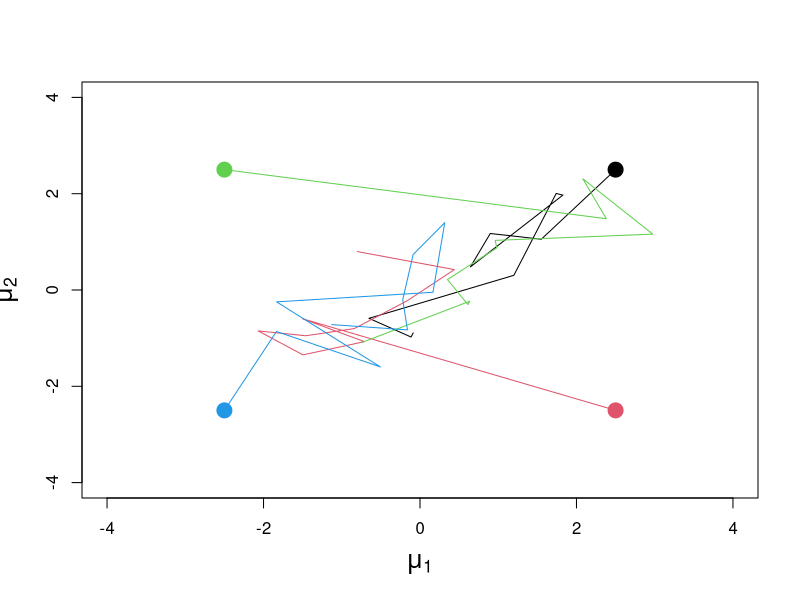
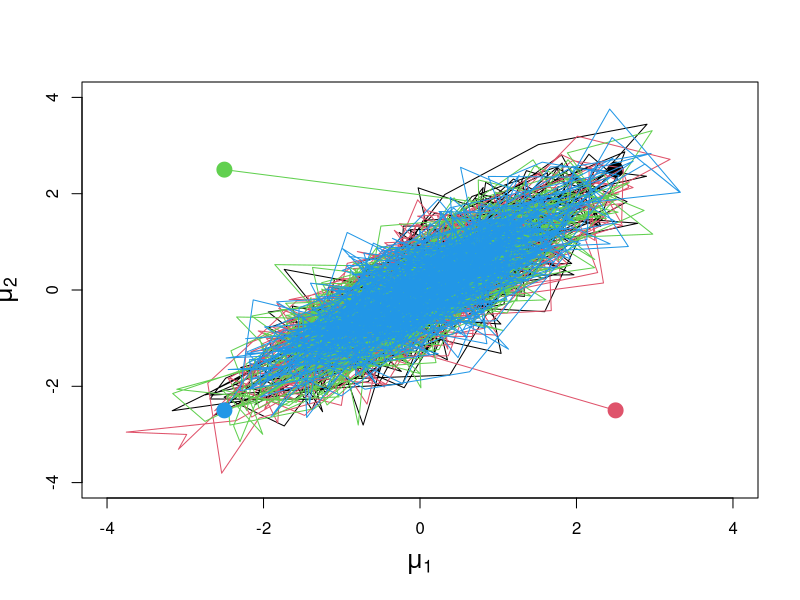
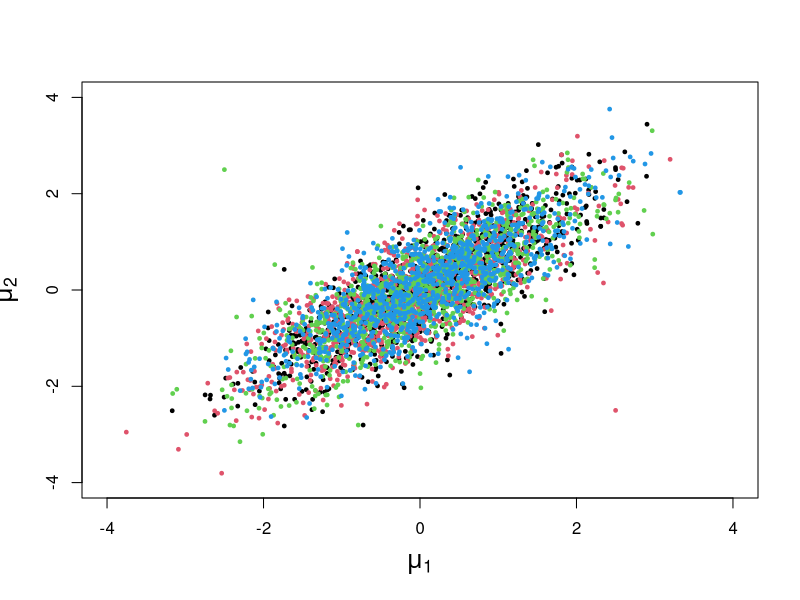

Recreate these plots in R, in order.
# simple Gibbs sampling example
# From Gelman, Carlin, Stern & Rubin. Bayesian Data Analysis, 2nd ed. pp. 288-289

# c(y1,y2) ~ bivariate normal(c(mu1,mu2),matrix(c(1,rho,rho,1),ncol=2)),
#            c(mu1,mu2) unknown, rho known
#            (improper) uniform prior on c(mu1,mu2)

y = c(0,0)
rho = 0.8
sigma2 = matrix(c(1,rho,rho,1),ncol=2)

rnorm.cond = function(n,i,mu,sigma2,y){
# random samples from distribution of ith element of a
# multivariate normal distribution (y[i]) conditioned on the
# values of all remaining elements (y[j], j != i)

	d = length(mu)
	det.sigma2 = det(sigma2)
	inv.sigma2 = solve(sigma2)

	cond.coef = diag(d) - solve(diag(diag(inv.sigma2)))%*%inv.sigma2
	mean.cond = mu[i] + sum(cond.coef[i,]*(y[-i]-mu[-i]))
	sd.cond = sqrt(1/inv.sigma2[i,i])
	rnorm(n,mean.cond,sd.cond)
}

gibbs1 = function(nsamp,y,sigma2,mu.init){
# Gibbs sampler for bivariate normal mean with known covariance matrix (sigma2),
# an improper uniform prior and given one data point (y)
	mu = matrix(double(2*nsamp),ncol=2)
	mu[1,] = mu.init
	for(i in 2:nsamp){
		mu[i,1] = rnorm.cond(1,1,y,sigma2,mu[i-1,])
		mu[i,2] = rnorm.cond(1,2,y,sigma2,mu[i,])
	}
	mu
}

# first 10 iterations
nsamp = 10
chain1 = gibbs1(nsamp,y,sigma2,c(2.5,2.5))
chain2 = gibbs1(nsamp,y,sigma2,c(2.5,-2.5))
chain3 = gibbs1(nsamp,y,sigma2,c(-2.5,2.5))
chain4 = gibbs1(nsamp,y,sigma2,c(-2.5,-2.5))

# open graphics device
pdf(file = file.path(getwd(), "gibbsSamplingExample%03d.pdf"), width = 6, height = 6, onefile = F)

plot(chain1[,1],chain1[,2],type="l",col=1,xlim=c(-4,4),ylim=c(-4,4),
     xlab=expression(mu[1]),ylab=expression(mu[2]), cex.lab = 1.5)
points(chain1[1,1],chain1[1,2],cex=2,pch=19,col=1)
lines(chain2[,1],chain2[,2],col=2)
points(chain2[1,1],chain2[1,2],cex=2,pch=19,col=2)
lines(chain3[,1],chain3[,2],col=3)
points(chain3[1,1],chain3[1,2],cex=2,pch=19,col=3)
lines(chain4[,1],chain4[,2],col=4)
points(chain4[1,1],chain4[1,2],cex=2,pch=19,col=4)

# 1000 iterations
nsamp = 990
chain1 = rbind(chain1, gibbs1(nsamp,y,sigma2, chain1[10,]))
chain2 = rbind(chain2, gibbs1(nsamp,y,sigma2, chain2[10,]))
chain3 = rbind(chain3, gibbs1(nsamp,y,sigma2, chain3[10,]))
chain4 = rbind(chain4, gibbs1(nsamp,y,sigma2, chain4[10,]))

# spaghetti plot
plot(chain1[,1],chain1[,2],type="l",col=1,xlim=c(-4,4),ylim=c(-4,4),
     xlab=expression(mu[1]),ylab=expression(mu[2]), cex.lab = 1.5)
points(chain1[1,1],chain1[1,2],cex=2,pch=19,col=1)
lines(chain2[,1],chain2[,2],col=2)
points(chain2[1,1],chain2[1,2],cex=2,pch=19,col=2)
lines(chain3[,1],chain3[,2],col=3)
points(chain3[1,1],chain3[1,2],cex=2,pch=19,col=3)
lines(chain4[,1],chain4[,2],col=4)
points(chain4[1,1],chain4[1,2],cex=2,pch=19,col=4)

# point cloud
plot(chain1[,1],chain1[,2],type="p",col=1,pch=19,cex=0.5,xlim=c(-4,4),ylim=c(-4,4),
     xlab=expression(mu[1]),ylab=expression(mu[2]), cex.lab = 1.5)
points(chain2[,1],chain2[,2],col=2,pch=19,cex=0.5)
points(chain3[,1],chain3[,2],col=3,pch=19,cex=0.5)
points(chain4[,1],chain4[,2],col=4,pch=19,cex=0.5)

dev.off()

